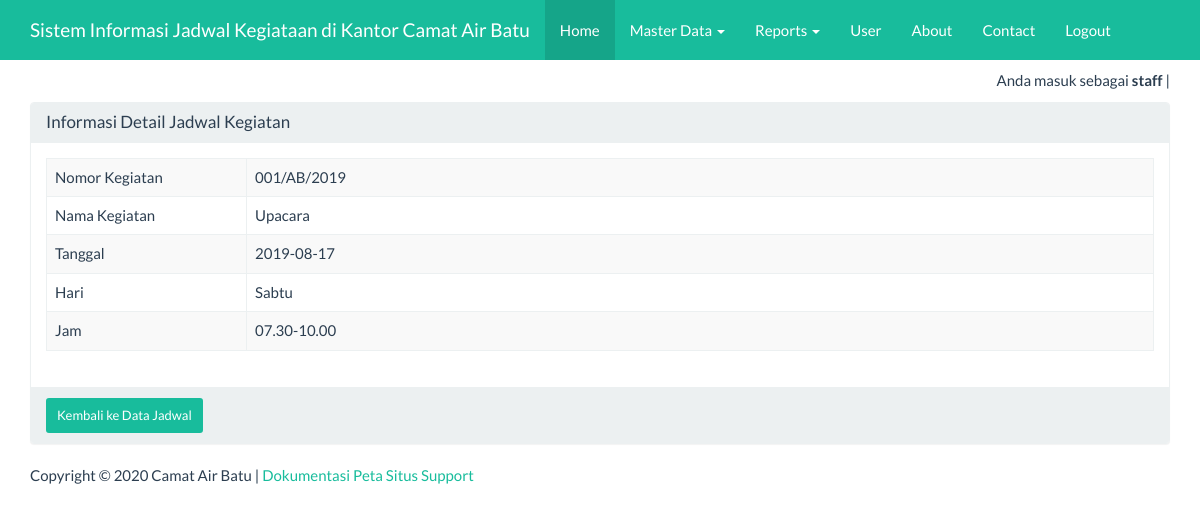
The app's page /index_admin.php?page=jadwal&actions=detail&id=1 (signed in) with its own data.
### tables this page shows
CREATE TABLE IF NOT EXISTS `jadwal` (
  `no_kegiatan` varchar(20) DEFAULT NULL,
  `nama_kegiatan` varchar(50) NOT NULL,
  `tanggal` date NOT NULL,
  `hari` varchar(15) NOT NULL,
  `jam` varchar(20) NOT NULL,
  `id` int(11) NOT NULL AUTO_INCREMENT,
  PRIMARY KEY (`id`)
);

### views/jadwal_detail.php (the view)
<div class="container">
    <div class="row">
        <div class="col-xs-12">
            <div class="panel panel-default">
                <div class="panel-heading">
                    <h3 class="panel-title">Informasi Detail Jadwal Kegiatan</h3>
                </div>
                <div class="panel-body">
                    <?php
                    $sql = "SELECT *FROM jadwal WHERE id='" . $_GET ['id'] . "'";
                    $query = mysqli_query($koneksi, $sql) or die("SQL Detail error");
                    $data = mysqli_fetch_array($query);
                    ?>
                    <table class="table table-bordered table-striped table-hover">
                        <tr>
                            <td width="200">Nomor Kegiatan</td> <td><?= $data['no_kegiatan'] ?></td>
                        </tr>
                         <tr>
                            <td width="200">Nama Kegiatan</td> <td><?= $data['nama_kegiatan'] ?></td>
                        </tr>
                        <tr>
                            <td>Tanggal</td> <td><?= $data['tanggal'] ?></td>
                        </tr>
                        <tr>
                            <td>Hari</td> <td><?= $data['hari'] ?></td>
                        </tr>
						<tr>
                            <td>Jam</td> <td><?= $data['jam'] ?></td>
                        </tr>
                    </table>
                </div>
                <div class="panel-footer">
                    <a href="?page=jadwal&actions=tampil" class="btn btn-success btn-sm">
                        Kembali ke Data Jadwal </a>
                </div>
            </div>
        </div>
    </div>
</div>

### index_admin.php (style rules this page uses)
body { margin-top:70px; }

### records on screen
jadwal: no_kegiatan "001/AB/2019", nama_kegiatan "Upacara", tanggal "2019-08-17", hari "Sabtu", jam "07.30-10.00"

### other values on screen
$_SESSION['username'] "staff"
